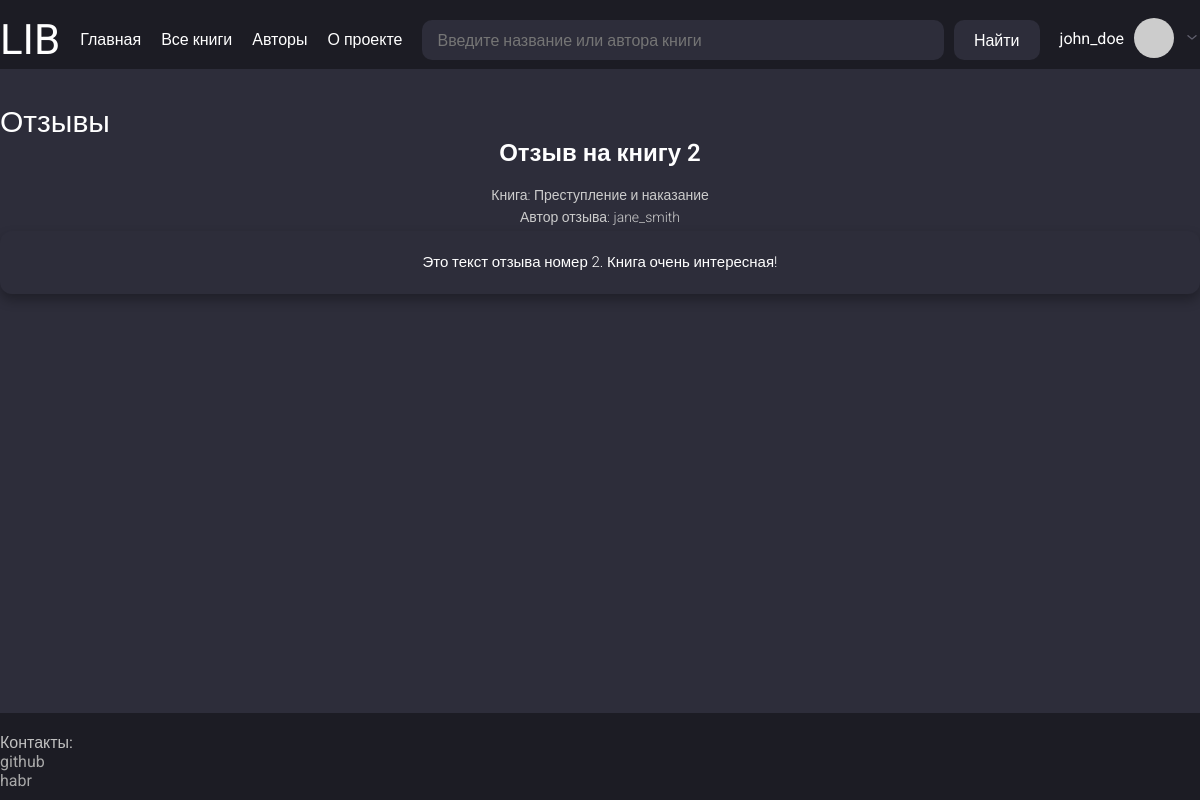
The page /users/jane_smith/reviews/2 (signed in) on the database its author committed.
### app/models.py (models this page shows, shortened)
class User(UserMixin, db.Model):
    __tablename__ = "users"
    id = sa.Column(sa.Integer, primary_key=True, autoincrement=True)
    username = sa.Column(sa.String(50), index=True, unique=True, nullable=False)
    email = sa.Column(sa.String(120), index=True, unique=True, nullable=False)
    hashed_password = sa.Column(sa.String(256), nullable=True)
    status = sa.Column(sa.String(25), default="rejected", nullable=True)  # approved, pending
    role = sa.Column(sa.String(15), default="user", nullable=True)  # admin
    reviews = so.relationship("Review", back_populates="user", cascade="all, delete-orphan")
    books = so.relationship("Book", secondary=users_books, back_populates="users")
    def avatar(self, size):
        digest = md5(self.email.lower().encode('utf-8')).hexdigest()
        return f"https://www.gravatar.com/avatar/{digest}?s={size}&d=identicon"
    @classmethod
    def is_exists(cls, username, email=None):
        return db.session.query(cls).filter((cls.username == username) | (cls.email == email)).first()

class Review(db.Model):
    __tablename__ = "reviews"
    id = sa.Column(sa.Integer, primary_key=True, autoincrement=True)
    title = sa.Column(sa.String(256), nullable=False)
    text = sa.Column(sa.String, nullable=False)
    user_id = sa.Column(sa.Integer, sa.ForeignKey("users.id"), nullable=False)
    book_id = sa.Column(sa.Integer, sa.ForeignKey("books.id"), nullable=False)
    user = so.relationship("User", back_populates="reviews")
    book = so.relationship("Book", back_populates="reviews")
    @classmethod
    def is_exists(cls, review_id):
        return db.session.query(cls).filter(cls.id == review_id).first()

class Book(db.Model):
    __tablename__ = "books"
    id = sa.Column(sa.Integer, primary_key=True, autoincrement=True)
    title = sa.Column(sa.String(100), nullable=False, index=True)
    description = sa.Column(sa.String, nullable=True)
    link_to_download = sa.Column(sa.String, nullable=True)
    bin_preview_photo = sa.Column(sa.LargeBinary, nullable=True)
    reviews = so.relationship("Review", back_populates="book", cascade="all, delete-orphan")
    tags = so.relationship("Tag", secondary=books_tags, back_populates="books")
    authors = so.relationship("Author", secondary=authors_books, back_populates="books")
    users = so.relationship("User", secondary=users_books, back_populates="books")

### app/routes.py (the view)
@app.route("/users/<string:username>/reviews/<int:review_id>")
def user_review_detail(username, review_id):
    params = {"title": "Отзывы",
              "local_css_file": "reviews.css"}
    try:
        review = get_review_detail(username, review_id)
        params["review"] = review
    except Exception as e:
        params["error_message"] = str(e)
    return render_template("review_detail.html", **params)

### app/models.py (called while the page is built)
@login.user_loader
def load_user(id):
    return db.session.get(User, int(id))

### app/services.py (called while the page is built)
def get_review_detail(username, review_id):
    if not User.is_exists(username):
        raise ValueError("Такого пользователя не существует")
    review = Review.is_exists(review_id)
    if not review:
        raise ValueError("Отзыва с таким id не существует")
    return review

### app/templates/review_detail.html (shortened to what this page needs)
{% extends "base.html" %}
{% block content %}
<div class="single-review-page">
    <h2 class="review-detail-title">{{ review.title }}</h2>
    <p class="review-book-title">Книга: {{ review.book.title }}</p>
    <p class="review-author">Автор отзыва: {{ review.user.username }}</p>
    <div class="review-detail-card">
        <p class="review-full-text">
            {{ review.text }}
        </p>
    </div>
</div>
{% endblock %}

### app/templates/base.html (shortened to what this page needs)
<!DOCTYPE html>
<html lang="ru">
<head>
    <link href="{{ url_for('static', filename='/css/style.css') }}" rel="stylesheet">
    {% if local_css_file %}
        <link href="{{ url_for('static', filename='/css/' ~ local_css_file) }}" rel="stylesheet">
    {% endif %}
</head>
<body>
    <div class="wrapper">
        <header class="header">
            <div class="container header-container">
                <div class="header-logo-container">
                    <p class="header-logo"><a href="{{ url_for('index') }}" class="header-logo-link">LIB</a></p>
                </div>
                <ul class="header-menu">
                    <li><a href="{{ url_for('index') }}" class="header-logo-link">Главная</a></li>
                    <li><a href="{{ url_for('books_list') }}" class="header-logo-link">Все книги</a></li>
                    <li><a href="{{ url_for('authors_list') }}" class="header-logo-link">Авторы</a></li>
                    <li><a href="{{ url_for('about_project') }}" class="header-logo-link">О проекте</a></li>
                </ul>
                <div class="header-search-container">
                        <input type="search" class="header-search" placeholder="Введите название или автора книги" id="ajax-search" name="search" autocomplete="off">
                        <button class="search-button-submit" id="search-button">Найти</button>
                </div>
                <div class="header-user-container">
                    {% if current_user.is_authenticated %}
                        <p class="header-user-nickname">
                            <a href="{{ url_for('user_account', username=current_user.username) }}" class="user-nickname-link">{{ current_user.username }}</a>
                        </p>
                        <img class="header-user-img" src="{{ current_user.avatar(60) }}" alt="Аватар">
                        <button class="arrow-userinfo-button">
                            <img class="header-arrow-down" src="{{ url_for('static', filename='images/arrow-ios-down.svg') }}" alt="Стрелка вниз">
                        </button>
                    {% else %}
                        <p class="header-user-nickname">
                            <a href="{{ url_for('register') }}" class="user-nickname-link">Зарегистрироваться</a>
                            <a href="{{ url_for('login') }}" class="user-nickname-link">Войти</a>
                        </p>
                    {% endif %}
                </div>
            </div>
        </header>
        <main class="main">
            <div class="container">
                <div class="main-container">
                    <h1 class="main-title">{{ title }}</h1>
                    {% block content %}{% endblock %}
                </div>
            </div>
        </main>
        <footer class="footer">
            <div class="container">
                <div class="footer-container">
                    <div class="footer-contact-container">
                        <p class="contact-title">Контакты:</p>
                        <ul class="contact-list">
                            <li><a href="https://github.com/taishakutenn" class="footer-contact-link">github</a></li>
                            <li><a href="https://habr.com/ru/users/taishakuten" class="footer-contact-link">habr</a></li>
                        </ul>
                    </div>
                </div>
            </div>
        </footer>
    </div>
</body>
</html>

### app/static/css/style.css (style rules this page uses)
html, body { margin: 0; padding: 0; height: 100%; font-family: 'Roboto', sans-serif; background-color: #2D2D3A; color: #FFFFFF; }
.wrapper { min-height: 100%; display: flex; flex-direction: column; }
.container { max-width: 1220px; width: 100%; margin: 0 auto; padding-top: 15px; padding-bottom: 5px; }
.header { background-color: #1C1C24; width: 100%; }
.header-container { display: flex; justify-content: space-between; align-items: flex-start; gap: 20px; flex-wrap: wrap; }
.header-logo { font-size: 42px; margin: 0; }
.header-logo-link { text-decoration: none; color: inherit; }
.header-menu { display: flex; gap: 20px; list-style: none; padding: 0; margin-top: 15px; }
.header-search-container { display: flex; gap: 10px; flex-grow: 1; margin-top: 5px; position: relative; }
.header-search { background-color: #2D2D3A; border: none; border-radius: 10px; padding: 10px 15px; color: white; flex-grow: 1; height: 40px; box-sizing: border-box; }
.search-button-submit { background-color: #2D2D3A; border: none; border-radius: 10px; color: white; padding: 0 20px; height: 40px; cursor: pointer; box-sizing: border-box; }
.header-user-container { position: relative; display: flex; align-items: center; gap: 10px; margin-top: 3px; }
.header-user-nickname { margin: 0; }
.user-nickname-link { text-decoration: none; color: inherit; }
.header-user-img { width: 40px; height: 40px; border-radius: 50%; }
.arrow-userinfo-button { background: none; border: none; cursor: pointer; }
.header-arrow-down { width: 16px; height: 16px; }
.main { flex-grow: 1; padding: 20px 0; }
.main-container { display: flex; flex-direction: column; }
.main-title { font-size: 30px; }
.footer { background-color: #1C1C24; width: 100%; padding: 5px 0; }
.footer-container { display: flex; justify-content: space-between; }
.footer-contact-container { display: flex; flex-direction: column; }
.contact-title { color: #C0C0C0; }
.contact-list { margin-top: a; }
.footer-contact-link { color: #A9A9A9; text-decoration: none; }

### app/static/css/reviews.css (style rules this page uses)
.reviews-section-title, .review-detail-title { font-size: 24px; font-weight: 600; margin-bottom: 20px; text-align: center; }
.review-card, .review-detail-card { background-color: #2D2D3A; border-radius: 12px; padding: 20px; box-shadow: 0 6px 12px rgba(0, 0, 0, 0.3); transition: transform 0.2s ease; }
.review-text, .review-full-text { font-size: 15px; font-weight: 300; line-height: 1.5; text-align: center; }
.review-author, .review-book-title, .review-author a { font-size: 14px; font-weight: 300; color: #CCCCCC; text-align: center; margin-bottom: 6px; }

### rows shown on the page
User: username "john_doe"
Review: title "Отзыв на книгу 2", text "Это текст отзыва номер 2. Книга очень интересная!"
Book: book "Преступление и наказание"
User: user.username "jane_smith"

### other values the page prints
{{ title }} "Отзывы"
